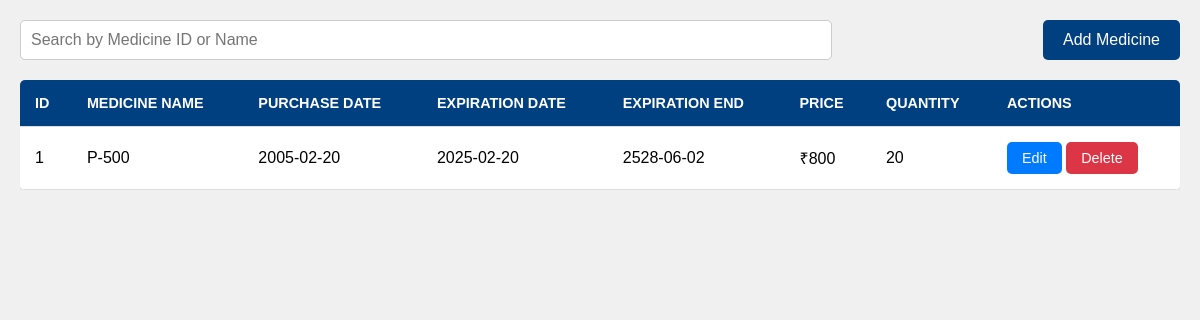
/media_files/Medical_store_list.php (signed in), run on the app's committed database.
### tables this page shows
CREATE TABLE `medicine_db` (
  `id` int(3) NOT NULL,
  `Medicine_Name` varchar(205) NOT NULL,
  `Purchase_Date` varchar(240) NOT NULL,
  `Expiration_Date` varchar(270) NOT NULL,
  `Expiration_End` varchar(259) NOT NULL,
  `Price_user` int(60) NOT NULL,
  `Quantity_user` int(60) NOT NULL,
  `Date` datetime NOT NULL DEFAULT current_timestamp()
);

### media_files/Medical_store_list.php (the view, shortened to what this page needs)
<!DOCTYPE html>
<html lang="en">
<head>
</head>
<body>
    <div class="search-add">
        <input type="text" id="searchInput" placeholder="Search by Medicine ID or Name">
        <button class="add-medicine-btn"><a href="Medicine_list_add.php" target="right" style="text-decoration: none; color:white;">Add Medicine</a></button>
    </div>
    <div class="table-container">
        <table>
            <thead>
                <tr>
                    <th>ID</th>
                    <th>Medicine Name</th>
                    <th>Purchase Date</th>
                    <th>Expiration Date</th>
                    <th>Expiration End</th>
                    <th>Price</th>
                    <th>Quantity</th>
                    <th >Actions</th>
                </tr>
            </thead>
            <tbody id="medicineTable">
              <?php
                include("conn.php");
                $mysquery = "SELECT * FROM medicine_db";
                $data = mysqli_query($conn,$mysquery);
                $total = mysqli_num_rows($data);
                if ($total !==0) {
                    $sno = 1;
                    while($result = mysqli_fetch_assoc($data))
                    {
                        echo "<tr>
                    <td>".$sno."</td>
                    <td>".$result['Medicine_Name']."</td>
                    <td>".$result['Purchase_Date']."</td>
                    <td>".$result['Expiration_Date']."</td>
                    <td>".$result['Expiration_End']."</td>
                    <td>₹".$result['Price_user']."</td>
                    <td>".$result['Quantity_user']."</td>
                    <td>
                        <button class='edit-btn'><a style='text-decoration: none; color:white;' href='Medicine_list_edit.php?sn=$result[id] && mn=$result[Medicine_Name] && pd=$result[Purchase_Date] && ed=$result[Expiration_Date] && ee=$result[Expiration_End] && pu=$result[Price_user] && qu=$result[Quantity_user]'>Edit</a></button>
                        <button class='delete-btn'><a style='text-decoration: none; color:white;' href='Medicine_list_delete.php?sn=$result[id]'>Delete</a></button>
                    </td>
                </tr>";
                 $sno++;   }
                }
              ?>
            </tbody>
        </table>
    </div>
</body>
</html>

### media_files/Medical_store_list.php (style rules this page uses)
* { margin: 0; padding: 0; box-sizing: border-box; font-family: Arial, sans-serif; }
body { background-color: #f0f0f0; padding: 20px; }
.search-add { display: flex; justify-content: space-between; margin-bottom: 20px; }
#searchInput { width: 70%; padding: 10px; border: 1px solid #ccc; border-radius: 5px; font-size: 1rem; }
.add-medicine-btn { background-color: #004080; color: white; padding: 10px 20px; border: none; border-radius: 5px; font-size: 1rem; cursor: pointer; transition: background-color 0.3s ease; }
.table-container { overflow-x: auto; }
table { width: 100%; border-collapse: collapse; background-color: white; border-radius: 5px; overflow: hidden; box-shadow: 0 5px 10px rgba(0, 0, 0, 0.1); }
table th, table td { padding: 15px; text-align: left; border-bottom: 1px solid #ddd; }
table th { background-color: #004080; color: white; text-transform: uppercase; font-size: 0.9rem; }
.edit-btn, .delete-btn { padding: 8px 15px; border: none; border-radius: 5px; cursor: pointer; font-size: 0.9rem; transition: background-color 0.3s ease; }
.edit-btn { background-color: #007bff; color: white; }
.delete-btn { background-color: #dc3545; color: white; }
table tbody tr { animation: rowAppear 0.5s ease; }

### data on the page
medicine_db: Medicine_Name "P-500", Purchase_Date "2005-02-20", Expiration_Date "2025-02-20", Expiration_End "2528-06-02", Price_user "800", Quantity_user "20"
